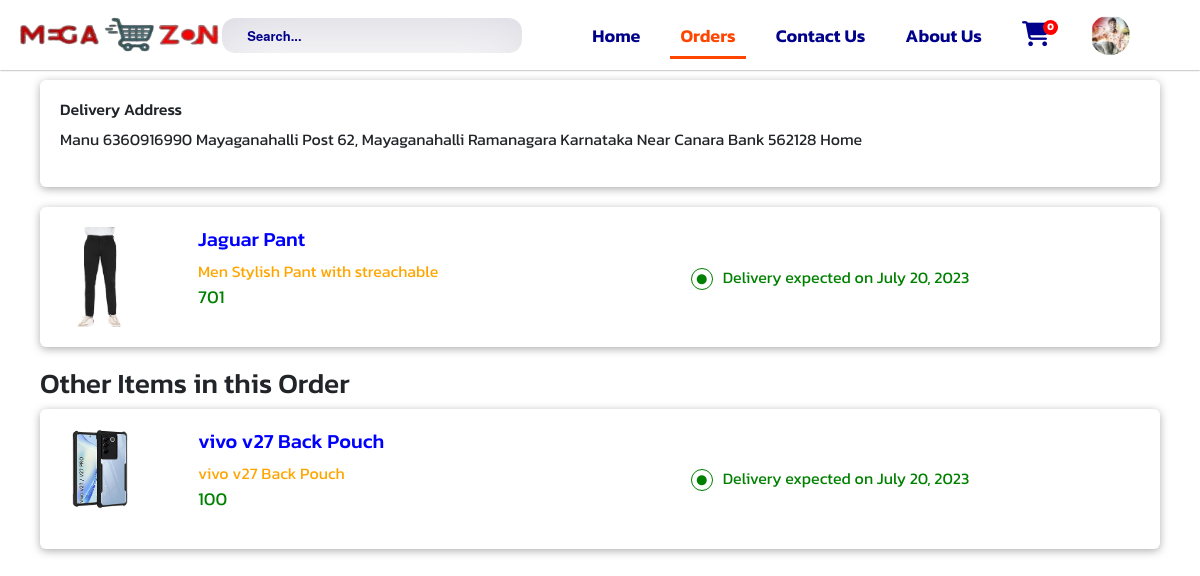
Screenshot of /order-information/197/ (signed in) with the database file from the repository.
### Electronics_Ecommerce/models.py (models this page shows, shortened)
class Profile(models.Model):
    user = models.OneToOneField(User, on_delete=models.CASCADE)
    user_avatar = models.ImageField(upload_to="user_profile")
    mobile_no = models.IntegerField(null=True, blank=True, default=0)
    gender = models.CharField(max_length=50, null=True, blank=True, default='')
    otp = models.IntegerField(default=0)

class Order(models.Model):
    order_id = models.AutoField(primary_key=True)
    user = models.ForeignKey(User, on_delete=models.CASCADE)
    ordered_product = models.ForeignKey(product, on_delete=models.CASCADE)
    product_quantity = models.IntegerField(default=0)
    amount = MoneyField(
        max_digits=19, decimal_places=0, default_currency='INR', default=0)
    email = models.EmailField(default="")
    address = models.TextField(max_length=500)
    razpory_order_id = models.CharField(default='', null=True, blank=True, max_length=500)
    razpory_payment_id = models.CharField(default='', null=True, blank=True, max_length=500)
    razpory_signature_id = models.CharField(default='', null=True, blank=True, max_length=500)
    payment_mode = models.CharField(max_length=50)
    payment_status = models.CharField(max_length=50)
    order_status = models.CharField(max_length=50, null=True, blank=True, default="")
    delivery_decription = models.CharField(max_length=50, null=True, blank=True, default='Delivery expected on')
    Delivery_expected = models.DateField(null=True, blank=True)
    order_date_time = models.DateTimeField(default=datetime.datetime.now)
    pincode = models.IntegerField(default=0)

class product(models.Model):
    products_id = models.AutoField(primary_key=True)
    products_name = models.CharField(max_length=50)
    products_title = models.CharField(max_length=50)
    product_slug = models.SlugField(unique=True)
    products_price = MoneyField(
        max_digits=19, decimal_places=0, default_currency='INR')
    products_selling_price = MoneyField(
        max_digits=19, decimal_places=0, default_currency='INR')
    product_discount = models.CharField(max_length=20)
    product_description = models.TextField(max_length=500)
    product_image_first = models.ImageField(
        upload_to='images/', max_length=255)
    free_delivery = models.BooleanField()
    cash_on_delivery = models.BooleanField()
    product_return = models.BooleanField()
    product_average = models.DecimalField(
        null=True, editable=False, decimal_places=1, max_digits=3)
    no_of_reviews = models.IntegerField(default=0)
    featured_product = models.BooleanField(default=False)
    latest_product = models.BooleanField(default=False)
    top_rated_product = models.BooleanField(default=False)
    reviewed_product = models.BooleanField(default=False)
    tag = models.CharField(null=True, max_length=20, default='nothing')
    category_id = models.ForeignKey(category, on_delete=models.CASCADE)
    sub_category_id = models.ForeignKey(sub_category, on_delete=models.CASCADE)
    brand_id = models.ForeignKey(brand, on_delete=models.CASCADE)
    main_category_id = models.ForeignKey(
        main_category, on_delete=models.CASCADE, default=2)

### Electronics_Ecommerce/views.py (the view)
# urls.py: path('order-information/<int:oid>/', views.OrderInformation, name='orderinformation'),
@login_required(login_url='login')
def OrderInformation(request, oid):
    orderdetail = Order.objects.get(order_id=oid)
    if request.user.is_authenticated:
        user_avater = Profile.objects.get(user=request.user)
        orders = Order.objects.filter(user=request.user)
    else:
        user_avater=None
        orders = None
    cart_products = Addtocart.objects.filter(user_id=request.user)
    no_of_carts = cart_products.count()
    ot = orderdetail.payment_mode
    if ot == 'COD':
        other_orders = Order.objects.filter(order_date_time=orderdetail.order_date_time, user=request.user).exclude(order_id=oid)
        print(orderdetail.order_date_time)
    else:
        other_orders = Order.objects.filter(razpory_order_id=orderdetail.razpory_order_id, user=request.user).exclude(order_id=oid)
    context = {
        'link':'order',
        'user_avater':user_avater,
        'no_of_carts':no_of_carts,
        'orderdetail':orderdetail,
        'other_order':other_orders,
    }
    return render(request, 'orderdetail.html', context)

### Electronics_Ecommerce/templates/orderdetail.html (shortened to what this page needs)
{% load static %}
<!DOCTYPE html>
<html lang="en">
<head>
    <link rel="stylesheet" href="https://cdn.jsdelivr.net/npm/bootstrap@5.2.3/dist/css/bootstrap.min.css">
    <link rel="stylesheet" href="https://maxcdn.bootstrapcdn.com/font-awesome/4.4.0/css/font-awesome.min.css">
    <link rel="stylesheet" href="https://cdnjs.cloudflare.com/ajax/libs/font-awesome/6.4.0/css/all.min.css" />
    <link rel="stylesheet" href="{% static 'css/scrollbar.css' %}" />
</head>
<body>
    {% include 'top-navbar.html' %}
    <div class="container" style="margin-top:70px; padding: 10px;">
        <div class="row">
            <div class="col-md-12">
                <div class="card" style="padding:20px; border:none; background-color:#fff; box-shadow: rgba(99, 99, 99, 0.521) 0px 2px 8px 0px; margin-bottom:20px;">
                    <h6>Delivery Address</h6>
                    <address>{{ orderdetail.address }}</address>
                </div>
                <a href="{% url 'productdetail' orderdetail.ordered_product.product_slug %}" style="text-decoration:none;">
                <div class="card" style="padding:20px; border:none; background-color:#fff; box-shadow: rgba(99, 99, 99, 0.521) 0px 2px 8px 0px; margin-bottom:20px;">
                    <div class="row">
                        <div class="col-md-6">
                            <div class="row">
                                <div class="col-md-3">
                                    <span id="order_image" style="background-image: url({{ orderdetail.ordered_product.product_image_first.url }}); width:80px; height:100px; background-size: 100%; background-repeat:no-repeat; display:block; transition:1s;" onhover="zoom()"></span>
                                </div>
                                <div class="col-md-9">
                                    <h5 style="color: blue;">{{ orderdetail.ordered_product.products_name }}</h5>
                                    <span style="color: orange;">{{ orderdetail.ordered_product.products_title }}</span>
                                    <br>
                                    <span style="color:green; font-size:18px;">{{ orderdetail.amount }}</span>
                                </div>
                            </div>
                        </div>
                        <div class="col-md-5" style="display:flex; justify-content: center; align-items:center; flex-direction:column;">
                            <span style="{% if orderdetail.delivery_decription == "Cancleled" %}color:red;{% else %}color:green;{% endif %}"><i class="fa-solid fa-circle fa-beat" style="font-size:10px; margin-right: 10px; border: 1px solid green; padding:5px; border-radius:50%; {% if orderdetail.delivery_decription == "Cancleled" %}color:red;{% else %}color:green;{% endif %}"></i>{{ orderdetail.delivery_decription }} {{ orderdetail.Delivery_expected }}</span>
                        </div>
                    </div>
                </div>
                </a>
                {% if other_order %}
                    <h3>Other Items in this Order</h3>
                    {% for other in other_order %}
                    <a href="{% url 'productdetail' other.ordered_product.product_slug %}" style="text-decoration:none;">
                    <div class="card" style="padding:20px; border:none; background-color:#fff; box-shadow: rgba(99, 99, 99, 0.521) 0px 2px 8px 0px; margin-bottom:20px;">
                        <div class="row">
                            <div class="col-md-6">
                                <div class="row">
                                    <div class="col-md-3">
                                        <span id="order_image" style="background-image: url({{ other.ordered_product.product_image_first.url }}); width:80px; height:100px; background-size: 100%; background-repeat:no-repeat; display:block; transition:1s;" onhover="zoom()"></span>
                                    </div>
                                    <div class="col-md-9">
                                        <h5 style="color: blue;">{{ other.ordered_product.products_name }}</h5>
                                        <span style="color: orange;">{{ other.ordered_product.products_title }}</span>
                                        <br>
                                        <span style="color:green; font-size:18px;">{{ other.amount }}</span>
                                    </div>
                                </div>
                            </div>
                            <div class="col-md-5" style="display:flex; justify-content: center; align-items:center; flex-direction:column;">
                                <span style="{% if other.delivery_decription == "Cancleled" %}color:red;{% else %}color:green;{% endif %}"><i class="fa-solid fa-circle fa-beat" style="font-size:10px; margin-right: 10px; border: 1px solid green; padding:5px; border-radius:50%; {% if other.delivery_decription == "Cancleled" %}color:red;{% else %}color:green;{% endif %}"></i>{{ other.delivery_decription }} {{ other.Delivery_expected }}</span>
                            </div>
                        </div>
                    </div>
                    </a>
                    {% endfor %}
                {% endif %}
            </div>
        </div>
    </div>
</body>
</html>

### Electronics_Ecommerce/templates/top-navbar.html (shortened to what this page needs)
{% load static %}
<!DOCTYPE html>
<html lang="en">
<head>
    <link rel="stylesheet" href="{% static '/css/top-navbar.css' %}" />
</head>
<body>
    <header id="top_nav">
        <a href="/" id="logo"><img src="{% static '/images/logo (2).png' %}" alt=""></a>
        <div class="headernav">
            <ul id="subnavbar">
                <section class="main">
                    <form class="search" method="get" action="{% url 'searchproductpage' %}" >
                        <input type="search" name="q" id="tags" placeholder="Search..." autocomplete="off" onfocusout="hide_searchbar()" />
                    </form>
               </section>
                <li class="main_nav_link">
                    <a href="/" class="nav_item {% if link == 'home' %}active{% endif %}">Home</a>
                </li>
                <li class="main_nav_link">
                    <a href="/myorders/" class="nav_item {% if link == 'order' %}active{% endif %}">Orders</a>
                </li>
                <li class="main_nav_link">
                    <a href="/contact-us/" class="nav_item {% if link == 'contact' %}active{% endif %}">Contact Us</a>
                </li>
                <li class="main_nav_link">
                    <a href="/about-us/" class="nav_item {% if link == 'about' %}active{% endif %}">About Us</a>
                </li>
                <li class="main_nav_link {% if link == 'cart' %}active{% endif %}" id="cart">
                    <a href="/cart/"><i class="fa-solid fa-cart-shopping fa-bounce" id="cartlogo"></i> {% if user.is_authenticated %} <span>{{ no_of_carts }}</span> {% endif %}</a>
                </li>
                <li class="user_profile main_nav_link" onclick="show_profile()" style="background-size:100%; {% if user_avater.user_avatar %}background-image: url({{ user_avater.user_avatar.url }});{% else %}background-image: url({% static '/images/default_user_profile.png' %});{% endif %}">
                </li>
            </ul>
        </div>
    </header>
</body>
</html>

### Electronics_Ecommerce/static/css/top-navbar.css (style rules this page uses)
* { margin: 0; padding: 0; box-sizing: border-box; font-family: 'Kanit'; }
body { background-color: #fff; }
#top_nav { display: flex; justify-content: space-between; align-items: center; width: 100%; height: 70px; background-color: #fff; color: blue; box-sizing: border-box; box-shadow: 0 0 2px #706e6e; position: fixed; top: 0px; z-index: 999; }
header a { position: relative; left: 10px; }
header a img { width: 220px; height: 40px; }
header .headernav { display: flex; justify-content: space-between; align-items: center; position: relative; left: -100px; }
header .headernav ul { display: flex; justify-content: center; align-items: center; padding: 20px 30px; margin-bottom: 0; margin-right: -90px; }
header .headernav ul .main_nav_link { list-style: none; padding: 0 20px; font-weight: 600; }
header .headernav ul .user_profile { background-size: 100%; width: 30px; height: 40px; border-radius: 50%; margin: 0 30px; position: relative; }
header .headernav ul li a { text-decoration: none; font-size: 18px; font-weight: 600; color: darkblue; transition: 0.5s; }
.headernav ul li a span { height: 15px; width: 15px; background: red; font-size: 10px; color: #ffffff; line-height: 13px; text-align: center; font-weight: 700; display: inline-block; border-radius: 50%; position: absolute; top: -3px; right: -8px; }
#cartlogo { font-size: 25px; transition: 1s; }
header .headernav ul li .nav_item::before { content: ''; position: absolute; bottom: calc(0% - 10px); left: calc(0% - 10px); width: 0%; height: 3px; background-color: orangered; transition: 0.5s; }
header .headernav ul li .active { color: orangered; }
header .headernav ul li .active::before { color: orangered; width: calc(100% + 20px); }
input { font-family: 'HelveticaNeue', 'Helvetica Neue', Helvetica, Arial, sans-serif; font-size: 13px; color: #555860; }
.search { position: relative; margin: 0 auto; width: 300px; }
.search input { position: relative; right: 40px; height: 35px; width: 100%; padding: 0 12px 0 25px; background: white url("https://cssdeck.com/uploads/media/items/5/5JuDgOa.png") 8px 11px no-repeat; color: darkblue; font-weight: 600; border-width: 1px; border-style: solid; border: none; border-radius: 13px; -webkit-box-sizing: border-box; -moz-box-sizing: border-box; -ms-box-sizing: border-box; -o-box-sizing: border-box; box-sizing: border-box; -webkit-box-shadow: inset 0 1px #e5e7ed, 0 1px 0 #fcfcfc; -moz-box-shadow: inset 0 1px #e5e7ed, 0 1px 0 #fcfcfc; -ms-box-shadow: inset 0 1px #e5e7ed, 0 1px 0 #fcfcfc; -o-box-shadow: inset 0 1px #e5e7ed, 0 1px 0 #fcfcfc; box-shadow: inset 0 1px #e5e7ed, 0 1px 0 #fcfcfc; box-shadow: rgba(50, 50, 93, 0.185) 0px 30px 60px -12px inset, rgba(0, 0, 0, 0) 0px 18px 36px -18px inset; }
.search input::placeholder { color: darkblue; font-weight: 600; }

### rows the page displays
Profile: user_avatar (picture)
Order: address "Manu 6360916990 Mayaganahalli Post 62, Mayaganahalli Ramanagara Karnataka Near Canara Bank 562128 Home", ordered_product.product_image_first (picture), ordered_product.products_name "Jaguar Pant", ordered_product.products_title "Men Stylish Pant with streachable", amount "701", delivery_decription "Delivery expected on", Delivery_expected "July 20, 2023"
Order: ordered_product.product_image_first (picture), ordered_product.products_name "vivo v27 Back Pouch", ordered_product.products_title "vivo v27 Back Pouch", amount "100", delivery_decription "Delivery expected on", Delivery_expected "July 20, 2023"

### other values shown
{{ no_of_carts }} "0"
